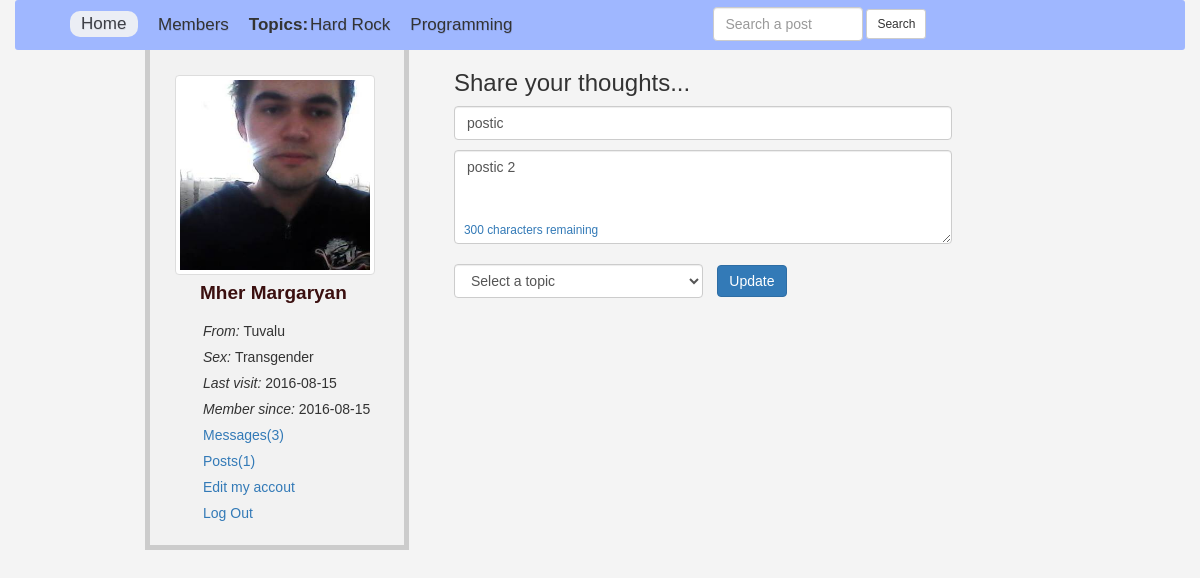
The page /functions/edit_post.php?post_id=49 (signed in) on the database its author committed.
### tables this page shows
CREATE TABLE `topics` (
  `topic_id` int(11) NOT NULL,
  `topic_title` varchar(150) NOT NULL
);

CREATE TABLE `users` (
  `user_id` int(11) NOT NULL,
  `user_firstname` varchar(150) NOT NULL,
  `user_lastname` text NOT NULL,
  `user_email` varchar(1024) NOT NULL,
  `user_password` varchar(150) NOT NULL,
  `user_country` text NOT NULL,
  `user_gender` varchar(150) NOT NULL,
  `user_birthday` date NOT NULL,
  `user_image` text NOT NULL,
  `register_date` date NOT NULL,
  `last_login` date NOT NULL,
  `status` varchar(150) NOT NULL,
  `posts` varchar(150) NOT NULL DEFAULT 'No'
);

CREATE TABLE `posts` (
  `post_id` int(11) NOT NULL,
  `user_id` int(11) NOT NULL,
  `topic_id` int(11) NOT NULL,
  `post_title` varchar(150) NOT NULL,
  `post_content` varchar(300) NOT NULL,
  `post_date` timestamp NOT NULL DEFAULT CURRENT_TIMESTAMP ON UPDATE CURRENT_TIMESTAMP
);

### functions/edit_post.php (the view, shortened to what this page needs)
<?php session_start();
require '../includes/connection.php';
include 'functions.php';
if (!isset($_SESSION['email'])) {
	header('location: index.php');
}else {
?>
<!DOCTYPE html>
<html lang="en">
<head>
        <link rel="stylesheet" href="../css/bootstrap.min.css">
        <link rel="stylesheet" href="../css/home.style.css">
</head>
<body>
	<div class="container">
		<div class="row" id="head_wrap">
			<div class="col-md-7">
				<ul>
					<li><a class="active" href="../home.php">Home</a></li>
					<li><a href="members.php">Members</a></li>
					<li id="nopadding"><strong>Topics:   </strong></li>
					<?php
						$fetch_topic = "SELECT * FROM `topics` ";
						$fetch_topic_run = mysqli_query($con, $fetch_topic);
						while ($row=mysqli_fetch_array($fetch_topic_run)) {
							$topic_id=$row['topic_id'];
							$topic_title=$row['topic_title'];
							echo "<li><a href='../topic.php?topic=$topic_id'> $topic_title</a></li>";
						}
					?>
				</ul>
			</div>
			<div class="col-md-5">
				<form action="results.php" class="form-inline" method="GET" id="searchForm">
					<input type="text" name="search" class="form-control" id="searchBox" placeholder="Search a post">
					<input type="submit" value="Search" class="btn btn-default btn-sm" name="searchBtn">
				</form>
			</div>
		</div>
		<div id="content">
			<div class="row">
				<div class="col-md-3" id="user_details">
					<?php
						$user_current = $_SESSION['email'];
						$get_user = "SELECT * FROM `users` WHERE `user_email` = '$user_current' ";
						$get_user_run = mysqli_query($con, $get_user);
						$row = mysqli_fetch_array($get_user_run);
						$user_id = $row['user_id'];
						$user_image = $row['user_image'];
						$firstName = $row['user_firstname'];
						$lastName = $row['user_lastname'];
						$country = $row['user_country'];
						$sex = $row['user_gender'];
						$register_date = $row['register_date'];
						$last_login = $row['last_login'];
						$posts = "SELECT * FROM `posts` WHERE `user_id` = '$user_id'";
						$posts_run = mysqli_query($con, $posts);
						$number_of_posts = mysqli_num_rows($posts_run);
						echo "
						  	<span><img src='../user/user_images/$user_image' width='200' height='200' class='thumbnail img-responsive'></span>
						  	<li id='name'>$firstName $lastName</li>
					  	 <ul class='user_list'>
						  	<li> <i> From: </i> $country</li>
						  	<li> <i> Sex: </i> $sex </li>
							<li> <i> Last visit: </i> $last_login</li>
							<li> <i> Member since: </i> $register_date</li>
							<li><a href='../my_messages.php?id=$user_id'>Messages(3)</a></li>
							<li><a href='../my_posts.php?id=$user_id'>Posts($number_of_posts)</a></li>
							<li><a href='../edit_profile.php?id=$user_id'>Edit my accout</a></li>
							<li><a href='../logout.php'>Log Out</a></li>
						  </ul>
						";
					?>
				</div>
				<div class="col-md-9" id="timeline">
				<?php
					if (isset($_GET['post_id'])) {
						$post_id = $_GET['post_id'];
					}
					$posts = "SELECT * FROM `posts` WHERE `post_id` = '$post_id' ";
					$posts_run = mysqli_query($con, $posts);
					$row = mysqli_fetch_array($posts_run);
					$post_title = $row['post_title'];
					$post_content = $row['post_content'];
				?>
					<form method="POST" action="">
						<h3>Share your thoughts...</h3>
						<input type="text" name="status_topic_title" class="form-control"  value="<?php echo $post_title; ?>">
						<textarea name="status_text" id="textarea" cols="30" rows="4" class="form-control"><?php echo $post_content; ?></textarea>
						<span class="small" id="textarea_feedback"></span> <br>
						<select class="form-control" name="select_topic" id="select_topic">
							<option>Select a topic</option>
						</select>
						<input type="submit" value="Update" name="edit_status" class="btn btn-large btn-primary">
					</form>
				</div>
			</div>
		</div>
	</div>
</body>
</html>
<?php } ?>

### css/home.style.css (style rules this page uses)
body { margin: 0; padding: 0; font-family: 'Lucida Grande', sans-serif; background-color: #f4f4f4; outline: none; }
a { text-decoration: none !important; }
ul { list-style: none; }
li { list-style: none; }
#head_wrap { height: 50px; background: #9FB7FF; border-radius: 3px; }
#head_wrap ul { padding-top: 12.8px; list-style: none; }
#head_wrap li { float: left; padding-right: 20px; font-size: 17px; }
#head_wrap ul li a { color: #333; text-shadow: 0.5px 0.5px 0.5px rgba(0,0,0, .1); font-smoothing: antialiased; transition-duration: .3s; -moz-transition-duration: .3s; -webkit-transition-duration: .3s; }
.active { background-color: #f4f4f4; display: block; height: 26px; width: 68px; padding: 1.7px 0 0 11px; border-radius: 10px; opacity: 0.9; color: #3B1010; margin-top: -2px; }
#nopadding { padding-right: 2px!important; }
#searchForm { float: left; margin-top: 7px; }
#searchBox { display: inline; width: 150px; -webkit-transition: width 0.4s ease-in-out; transition: width 0.4s ease-in-out; }
#user_details { background-color: #f2f2f2; padding-top: 25px; padding-left: 25px; padding-right: 0 !important; text-align: left; border-right: 5px solid #ccc; border-bottom: 5px solid #ccc; border-left: 5px solid #ccc; display: block; height: 500px; }
#content { width: 90%; margin: 0 130px; }
#name { position: relative; top: -16px; left: 25px; font-size: 19px; font-weight: bolder; color: #3B1010; }
.user_list { position: relative; top: -4px; right: 15px; }
.user_list li { padding: 3px; }
.user_list li a { text-decoration: none; }
#timeline { margin-left: 30px; width: 50%; display: block; }
#timeline input[type='text'] { margin-bottom: 10px; }
#timeline input[type='submit'] { padding: 5px; width: 70px; margin-left: 10px; margin-top: -4px; }
#timeline h3 { color: #333; }
#select_topic { width: 50%; display: inline; }
#textarea_feedback { color: #337ab7; position: relative; top: -25px; left: 10px; }

### rows shown on the page
topics: topic_title "Hard Rock"
topics: topic_title "Programming"
users: user_image (picture), user_firstname "Mher", user_lastname "Margaryan", user_country "Tuvalu", user_gender "Transgender", last_login "2016-08-15", register_date "2016-08-15"
posts: status_topic_title "postic", status_text "postic 2"

### other values the page prints
$number_of_posts "1"
